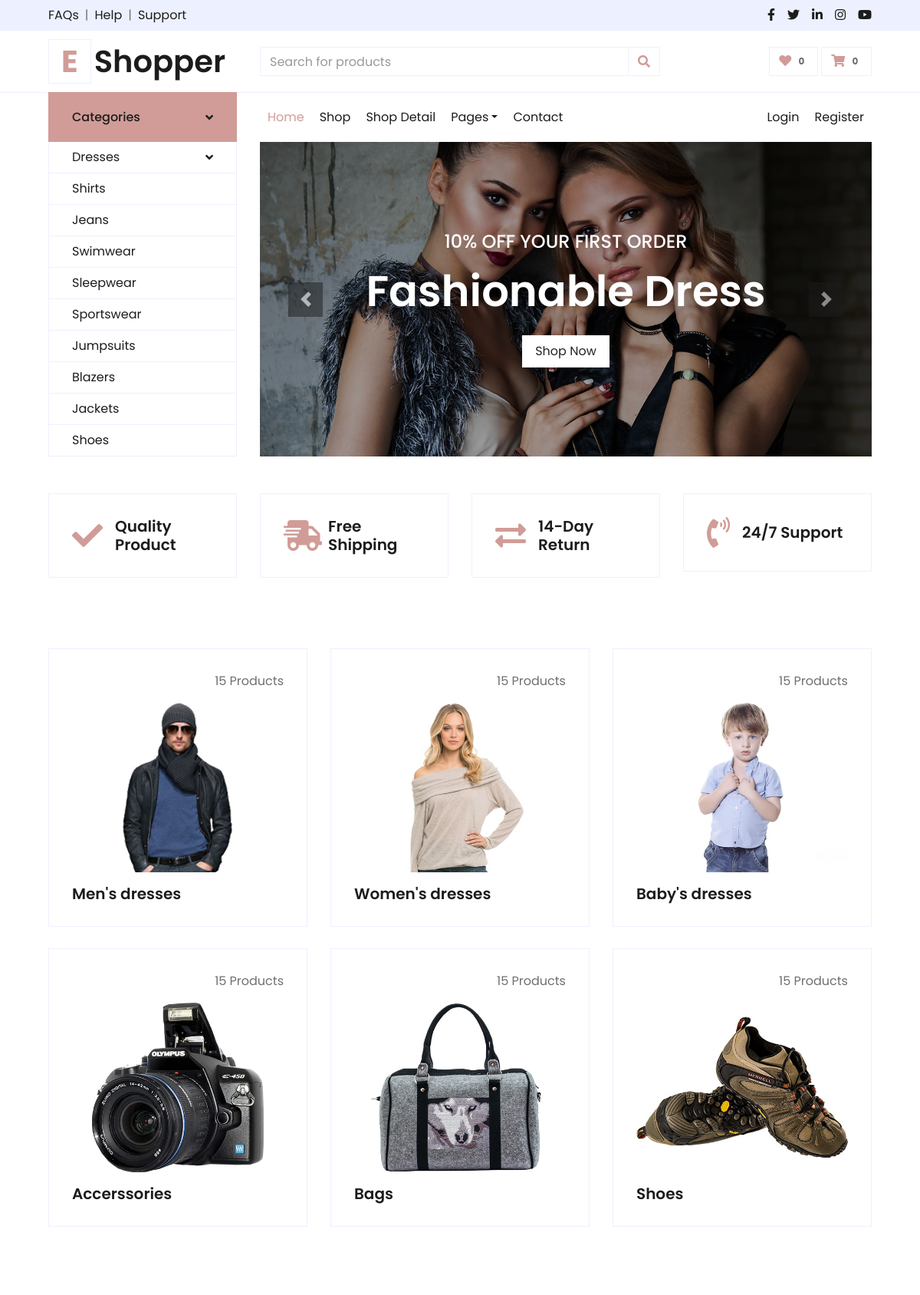
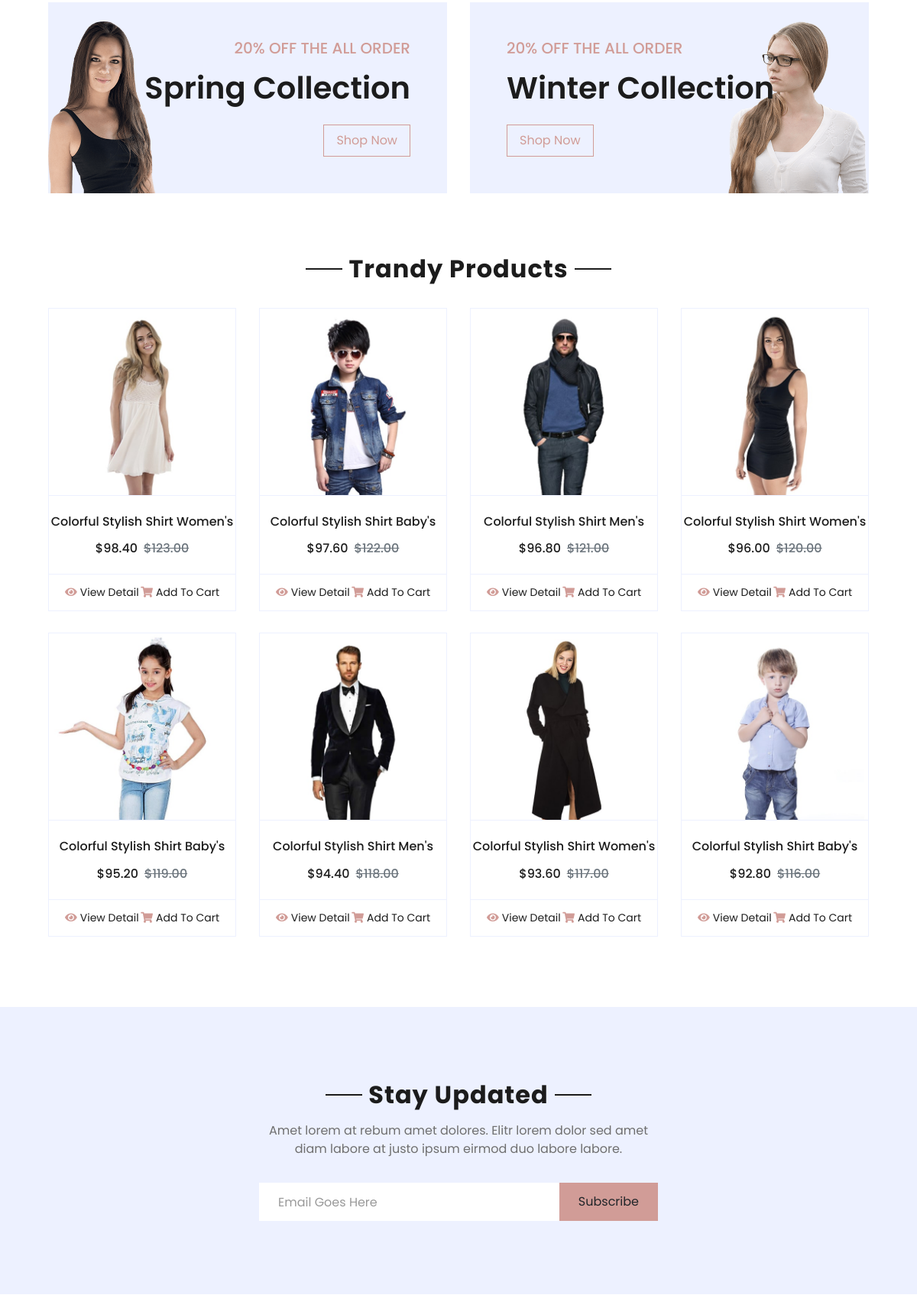
The page / (upper part) on the database its author committed (2 pictures, top to bottom).
### main/models.py (models this page shows, shortened)
class GeneralSlider(models.Model):
    img = models.ImageField('Slider Image', upload_to='media')
    title = models.CharField('Slider Title' , max_length=100)
    slogan = models.CharField('Slider Slugan' , max_length=100)
    class Meta:
        verbose_name = 'GeneralSlider'
        verbose_name_plural = 'GeneralSliders'

class Category(models.Model):
    name = models.CharField('Category Name', max_length=254)
    img = models.ImageField('IMG', upload_to='media')
    class Meta:
        verbose_name = 'Category'
        verbose_name_plural = 'Categories'

class Collection(models.Model):
    info = models.CharField('Collection info', max_length=254)
    name = models.CharField('Collection name', max_length=254)
    img = models.ImageField('IMG', upload_to='media')

class Product(models.Model):
    category = models.ForeignKey(Category, on_delete=models.CASCADE)
    name = models.CharField('Product Name', max_length=254)
    img = models.ImageField('IMG', upload_to='media')
    price = models.DecimalField('Product Price', max_digits=5, decimal_places=2)
    discount = models.DecimalField('Product Discount', max_digits=4, decimal_places=2)
    data_time = models.DateTimeField('DateTime', auto_now=True)

### main/views.py (the view, shortened to what this page needs)
# urls.py: path('', HomePageListView.as_view(), name='home'),
class HomePageListView(generic.ListView):
    template_name = 'index.html'
    @staticmethod
    def __extract_all_data():
        categories = Category.objects.all()
        collections_right = Collection.objects.all()[:1]
        collections_left = Collection.objects.all()[1:]
        trandy_products = TrandyProduct.objects.get().products.all()
        general_slider_active = GeneralSlider.objects.first()
        general_slider = GeneralSlider.objects.all()[1:]
        just_arrived = Product.objects.order_by('-data_time')[:8]
        for product in trandy_products:
            product.discount_price = round(product.price * (1 - product.discount / 100), 2)
        for product in just_arrived:
            product.discount_price = round(product.price * (1 - product.discount / 100), 2)
        context = {
            'navbar': 'home',
            'categories': categories,
            'collections_left': collections_left,
            'collections_right': collections_right,
            'trandy_products': trandy_products,
            'general_slider':general_slider,
            'general_slider_active':general_slider_active,
            'just_arrived':just_arrived,
        }
        return context
    def get(self, request):
        context = self.__extract_all_data()
        return render(request, self.template_name, context)

### main/templates/index.html (shortened to what this page needs)
{% extends 'base.html' %}
{% load static %}
{% block 'nav' %}
<nav class="collapse show navbar navbar-vertical navbar-light align-items-start p-0 border border-top-0 border-bottom-0" id="navbar-vertical">
    <div class="navbar-nav w-100 overflow-hidden" style="height: 410px">
        <div class="nav-item dropdown">
            <a href="#" class="nav-link" data-toggle="dropdown">Dresses <i class="fa fa-angle-down float-right mt-1"></i></a>
        </div>
        <a href="" class="nav-item nav-link">Shirts</a>
        <a href="" class="nav-item nav-link">Jeans</a>
        <a href="" class="nav-item nav-link">Swimwear</a>
        <a href="" class="nav-item nav-link">Sleepwear</a>
        <a href="" class="nav-item nav-link">Sportswear</a>
        <a href="" class="nav-item nav-link">Jumpsuits</a>
        <a href="" class="nav-item nav-link">Blazers</a>
        <a href="" class="nav-item nav-link">Jackets</a>
        <a href="" class="nav-item nav-link">Shoes</a>
    </div>
</nav>
{% endblock %}
{% block 'navbar' %}
<div id="header-carousel" class="carousel slide" data-ride="carousel">
    <div class="carousel-inner">
        <div class="carousel-item active" style="height: 410px;">
            <img class="img-fluid" src="{{ general_slider_active.img.url }}" alt="Image">
            <div class="carousel-caption d-flex flex-column align-items-center justify-content-center">
                <div class="p-3" style="max-width: 700px;">
                    <h4 class="text-light text-uppercase font-weight-medium mb-3">{{ general_slider_active.title }}</h4>
                    <h3 class="display-4 text-white font-weight-semi-bold mb-4">{{ general_slider_active.slogan }}</h3>
                    <a href="" class="btn btn-light py-2 px-3">Shop Now</a>
                </div>
            </div>
        </div>
    </div>
    <a class="carousel-control-prev" href="#header-carousel" data-slide="prev">
        <div class="btn btn-dark" style="width: 45px; height: 45px;">
            <span class="carousel-control-prev-icon mb-n2"></span>
        </div>
    </a>
    <a class="carousel-control-next" href="#header-carousel" data-slide="next">
        <div class="btn btn-dark" style="width: 45px; height: 45px;">
            <span class="carousel-control-next-icon mb-n2"></span>
        </div>
    </a>
</div>
{% endblock %}
{% block 'content' %}
    <div class="container-fluid pt-5">
        <div class="row px-xl-5 pb-3">
            <div class="col-lg-3 col-md-6 col-sm-12 pb-1">
                <div class="d-flex align-items-center border mb-4" style="padding: 30px;">
                    <h1 class="fa fa-check text-primary m-0 mr-3"></h1>
                    <h5 class="font-weight-semi-bold m-0">Quality Product</h5>
                </div>
            </div>
            <div class="col-lg-3 col-md-6 col-sm-12 pb-1">
                <div class="d-flex align-items-center border mb-4" style="padding: 30px;">
                    <h1 class="fa fa-shipping-fast text-primary m-0 mr-2"></h1>
                    <h5 class="font-weight-semi-bold m-0">Free Shipping</h5>
                </div>
            </div>
            <div class="col-lg-3 col-md-6 col-sm-12 pb-1">
                <div class="d-flex align-items-center border mb-4" style="padding: 30px;">
                    <h1 class="fas fa-exchange-alt text-primary m-0 mr-3"></h1>
                    <h5 class="font-weight-semi-bold m-0">14-Day Return</h5>
                </div>
            </div>
            <div class="col-lg-3 col-md-6 col-sm-12 pb-1">
                <div class="d-flex align-items-center border mb-4" style="padding: 30px;">
                    <h1 class="fa fa-phone-volume text-primary m-0 mr-3"></h1>
                    <h5 class="font-weight-semi-bold m-0">24/7 Support</h5>
                </div>
            </div>
        </div>
    </div>
    <div class="container-fluid pt-5">
        <div class="row px-xl-5 pb-3">
            {% for cat in categories %}
                <div class="col-lg-4 col-md-6 pb-1">
                    <div class="cat-item d-flex flex-column border mb-4" style="padding: 30px;">
                        <p class="text-right">15 Products</p>
                        <a href="" class="cat-img position-relative overflow-hidden mb-3">
                            <img class="img-fluid" src="{{ cat.img.url }}" alt="">
                        </a>
                        <h5 class="font-weight-semi-bold m-0">{{ cat.name }}</h5>
                    </div>
                </div>
            {% endfor %}
        </div>
    </div>
    <div class="container-fluid offer pt-5">
        <div class="row px-xl-5">
            {% for collection in collections_right %}
            <div class="col-md-6 pb-4">
                <div class="position-relative bg-secondary text-center text-md-right text-white mb-2 py-5 px-5">
                    <img src="{{ collection.img.url }}" alt="">
                    <div class="position-relative" style="z-index: 1;">
                        <h5 class="text-uppercase text-primary mb-3">{{ collection.info }}</h5>
                        <h1 class="mb-4 font-weight-semi-bold">{{ collection.name }}</h1>
                        <a href="" class="btn btn-outline-primary py-md-2 px-md-3">Shop Now</a>
                    </div>
                </div>
            </div>
            {% endfor %}
            {% for collection in collections_left %}
            <div class="col-md-6 pb-4">
                <div class="position-relative bg-secondary text-center text-md-left text-white mb-2 py-5 px-5">
                    <img src="{{ collection.img.url }}" alt="">
                    <div class="position-relative" style="z-index: 1;">
                        <h5 class="text-uppercase text-primary mb-3">{{ collection.info }}</h5>
                        <h1 class="mb-4 font-weight-semi-bold">{{ collection.name }}</h1>
                        <a href="" class="btn btn-outline-primary py-md-2 px-md-3">Shop Now</a>
                    </div>
                </div>
            </div>
            {% endfor %}
        </div>
    </div>
    <div class="container-fluid pt-5">
        <div class="text-center mb-4">
            <h2 class="section-title px-5"><span class="px-2">Trandy Products</span></h2>
        </div>
        <div class="row px-xl-5 pb-3">
            {% for product in trandy_products %}
            <div class="col-lg-3 col-md-6 col-sm-12 pb-1">
                <div class="card product-item border-0 mb-4">
                    <div class="card-header product-img position-relative overflow-hidden bg-transparent border p-0">
                        <img class="img-fluid w-100" src="{{ product.img.url }}" alt="">
                    </div>
                    <div class="card-body border-left border-right text-center p-0 pt-4 pb-3">
                        <h6 class="text-truncate mb-3">{{ product.name }}</h6>
                        <div class="d-flex justify-content-center">
                            <h6>${{ product.discount_price }}</h6><h6 class="text-muted ml-2"><del>${{ product.price }}</del></h6>
                        </div>
                    </div>
                    <div class="card-footer d-flex justify-content-between bg-light border">
                        <a href="{% url 'product' %}" class="btn btn-sm text-dark p-0"><i class="fas fa-eye text-primary mr-1"></i>View Detail</a>
                        <a href="{% url 'cart' %}" class="btn btn-sm text-dark p-0"><i class="fas fa-shopping-cart text-primary mr-1"></i>Add To Cart</a>
                    </div>
                </div>
            </div>
            {% endfor %}
        </div>
    </div>
    <div class="container-fluid bg-secondary my-5">
        <div class="row justify-content-md-center py-5 px-xl-5">
            <div class="col-md-6 col-12 py-5">
                <div class="text-center mb-2 pb-2">
                    <h2 class="section-title px-5 mb-3"><span class="bg-secondary px-2">Stay Updated</span></h2>
                    <p>Amet lorem at rebum amet dolores. Elitr lorem dolor sed amet diam labore at justo ipsum eirmod duo labore labore.</p>
                </div>
                <form action="" method="post">
                    <div class="input-group">
                        <input type="text" name="email" class="form-control border-white p-4" placeholder="Email Goes Here">
                        <div class="input-group-append">
                            <button class="btn btn-primary px-4" type="submit">Subscribe</button>
                        </div>
                    </div>
                </form>
            </div>
        </div>
    </div>
{% endblock %}

### rows shown on the page
GeneralSlider: img (picture), title "10% OFF YOUR FIRST ORDER", slogan "Fashionable Dress"
Category: img (picture), name "Men's dresses"
Category: img (picture), name "Women's dresses"
Category: img (picture), name "Baby's dresses"
Category: img (picture), name "Accerssories"
Category: img (picture), name "Bags"
Category: img (picture), name "Shoes"
Collection: img (picture), info "20% OFF THE ALL ORDER", name "Spring Collection"
Collection: img (picture), info "20% OFF THE ALL ORDER", name "Winter Collection"
Product: img (picture), name "Colorful Stylish Shirt Women's", discount_price "98.40", price "123.00"
Product: img (picture), name "Colorful Stylish Shirt Baby's", discount_price "97.60", price "122.00"
Product: img (picture), name "Colorful Stylish Shirt Men's", discount_price "96.80", price "121.00"
Product: img (picture), name "Colorful Stylish Shirt Women's", discount_price "96.00", price "120.00"
Product: img (picture), name "Colorful Stylish Shirt Baby's", discount_price "95.20", price "119.00"
Product: img (picture), name "Colorful Stylish Shirt Men's", discount_price "94.40", price "118.00"
Product: img (picture), name "Colorful Stylish Shirt Women's", discount_price "93.60", price "117.00"
Product: img (picture), name "Colorful Stylish Shirt Baby's", discount_price "92.80", price "116.00"
